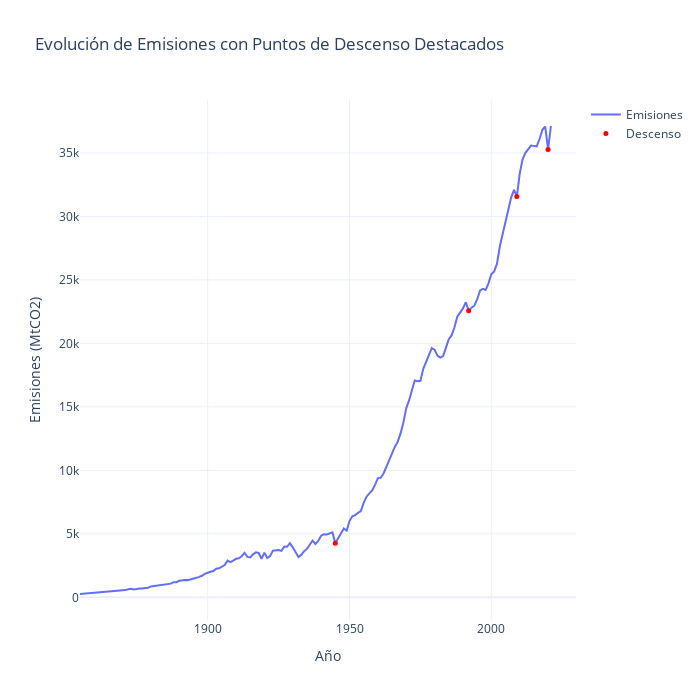

The cell this chart's notebook holds for it:
### Code cell
df_world['diff'] = df_world['co2'].diff()  # Calcula la diferencia con el año anterior

# Filtrar para obtener solo los puntos donde la diferencia es negativa (descenso)
descenso_df = df_world[df_world['diff'] < -500]

# Mostrar los años y valores en los que ocurre un descenso
print(descenso_df[['year', 'co2', 'diff']])



# Crear la gráfica de línea
fig = go.Figure()

# Línea principal de emisiones
fig.add_trace(go.Scatter(
    x=df_world["year"], 
    y=df_world['co2'], 
    mode='lines',
    name="Emisiones"
))

# Puntos de descenso
fig.add_trace(go.Scatter(
    x=descenso_df["year"], 
    y=descenso_df['co2'], 
    mode='markers',
    marker=dict(color='red', size=5), 
    name="Descenso"
))

# Configuración de la gráfica
fig.update_layout(
    title="Evolución de Emisiones con Puntos de Descenso Destacados",
    xaxis_title="Año",
    yaxis_title="Emisiones (MtCO2)",
    template="plotly_white",
    width = 700,
    height = 700
)

fig.show()

### Figure 1 — Plotly figure (JSON) as saved in the notebook; plotly's stock layout.template omitted (floating-point values rounded to 4 significant figures; data arrays with more than 128 entries replaced by an {"elided": "..."} marker saying what was removed)
{"data": [{"mode": "lines", "name": "Emisiones", "type": "scatter", "x": {"elided": "167 int values"}, "y": {"elided": "167 float values"}}, {"marker": {"color": "red", "size": 5}, "mode": "markers", "name": "Descenso", "type": "scatter", "x": [1945, 1992, 2009, 2020], "y": [4250.0, 22580.0, 31560.0, 35260.0]}], "layout": {"height": 700, "title": {"text": "Evolución de Emisiones con Puntos de Descenso Destacados"}, "width": 700, "xaxis": {"autorange": true, "range": [1855, 2030.0], "title": {"text": "Año"}, "type": "linear"}, "yaxis": {"autorange": true, "range": [-1788.0, 39170.0], "title": {"text": "Emisiones (MtCO2)"}, "type": "linear"}}}
